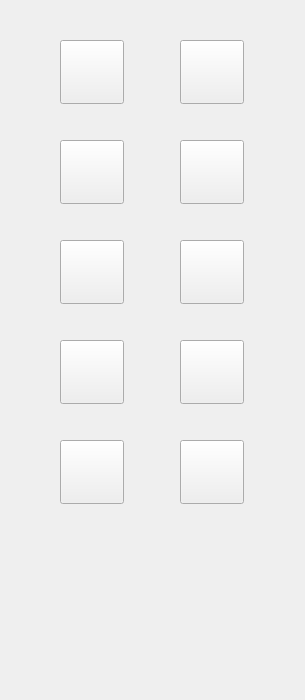
          <widget class="QWidget" name="tab_5" >
           <property name="geometry" >
            <rect>
             <x>0</x>
             <y>0</y>
             <width>305</width>
             <height>700</height>
            </rect>
           </property>
           <attribute name="title" >
            <string>Textures</string>
           </attribute>
           <widget class="QToolButton" name="toolButton_11" >
            <property name="geometry" >
             <rect>
              <x>180</x>
              <y>140</y>
              <width>64</width>
              <height>64</height>
             </rect>
            </property>
            <property name="text" >
             <string/>
            </property>
            <property name="icon" >
             <iconset resource="../images/pantocrator.qrc" >
              <normaloff>:/smoke.png</normaloff>:/smoke.png</iconset>
            </property>
            <property name="iconSize" >
             <size>
              <width>32</width>
              <height>32</height>
             </size>
            </property>
           </widget>
           <widget class="QToolButton" name="toolButton_12" >
            <property name="geometry" >
             <rect>
              <x>180</x>
              <y>40</y>
              <width>64</width>
              <height>64</height>
             </rect>
            </property>
            <property name="text" >
             <string/>
            </property>
            <property name="icon" >
             <iconset resource="../images/pantocrator.qrc" >
              <normaloff>:/flame3.png</normaloff>:/flame3.png</iconset>
            </property>
            <property name="iconSize" >
             <size>
              <width>32</width>
              <height>32</height>
             </size>
            </property>
           </widget>
           <widget class="QToolButton" name="toolButton_13" >
            <property name="geometry" >
             <rect>
              <x>60</x>
              <y>140</y>
              <width>64</width>
              <height>64</height>
             </rect>
            </property>
            <property name="text" >
             <string/>
            </property>
            <property name="icon" >
             <iconset resource="../images/pantocrator.qrc" >
              <normaloff>:/FlowerBurst.jpg</normaloff>:/FlowerBurst.jpg</iconset>
            </property>
            <property name="iconSize" >
             <size>
              <width>32</width>
              <height>32</height>
             </size>
            </property>
           </widget>
           <widget class="QToolButton" name="toolButton_14" >
            <property name="geometry" >
             <rect>
              <x>60</x>
              <y>40</y>
              <width>64</width>
              <height>64</height>
             </rect>
            </property>
            <property name="text" >
             <string/>
            </property>
            <property name="icon" >
             <iconset resource="../images/pantocrator.qrc" >
              <normaloff>:/partbase.png</normaloff>:/partbase.png</iconset>
            </property>
            <property name="iconSize" >
             <size>
              <width>64</width>
              <height>64</height>
             </size>
            </property>
           </widget>
           <widget class="QToolButton" name="toolButton_15" >
            <property name="geometry" >
             <rect>
              <x>60</x>
              <y>240</y>
              <width>64</width>
              <height>64</height>
             </rect>
            </property>
            <property name="text" >
             <string/>
            </property>
            <property name="icon" >
             <iconset resource="../images/pantocrator.qrc" >
              <normaloff>:/Ice.png</normaloff>:/Ice.png</iconset>
            </property>
            <property name="iconSize" >
             <size>
              <width>64</width>
              <height>64</height>
             </size>
            </property>
           </widget>
           <widget class="QToolButton" name="toolButton_16" >
            <property name="geometry" >
             <rect>
              <x>180</x>
              <y>240</y>
              <width>64</width>
              <height>64</height>
             </rect>
            </property>
            <property name="text" >
             <string/>
            </property>
            <property name="icon" >
             <iconset resource="../images/pantocrator.qrc" >
              <normaloff>:/Electric.png</normaloff>:/Electric.png</iconset>
            </property>
            <property name="iconSize" >
             <size>
              <width>64</width>
              <height>64</height>
             </size>
            </property>
           </widget>
           <widget class="QToolButton" name="toolButton_17" >
            <property name="geometry" >
             <rect>
              <x>60</x>
              <y>340</y>
              <width>64</width>
              <height>64</height>
             </rect>
            </property>
            <property name="text" >
             <string/>
            </property>
            <property name="icon" >
             <iconset resource="../images/pantocrator.qrc" >
              <normaloff>:/Emp.png</normaloff>:/Emp.png</iconset>
            </property>
            <property name="iconSize" >
             <size>
              <width>64</width>
              <height>64</height>
             </size>
            </property>
           </widget>
           <widget class="QToolButton" name="toolButton_18" >
            <property name="geometry" >
             <rect>
              <x>180</x>
              <y>340</y>
              <width>64</width>
              <height>64</height>
             </rect>
            </property>
            <property name="text" >
             <string/>
            </property>
            <property name="icon" >
             <iconset resource="../images/pantocrator.qrc" >
              <normaloff>:/Laser.png</normaloff>:/Laser.png</iconset>
            </property>
            <property name="iconSize" >
             <size>
              <width>64</width>
              <height>64</height>
             </size>
            </property>
           </widget>
           <widget class="QToolButton" name="toolButton_19" >
            <property name="geometry" >
             <rect>
              <x>60</x>
              <y>440</y>
              <width>64</width>
              <height>64</height>
             </rect>
            </property>
            <property name="text" >
             <string/>
            </property>
            <property name="icon" >
             <iconset resource="../images/pantocrator.qrc" >
              <normaloff>:/Sonic.png</normaloff>:/Sonic.png</iconset>
            </property>
            <property name="iconSize" >
             <size>
              <width>64</width>
              <height>64</height>
             </size>
            </property>
           </widget>
           <widget class="QToolButton" name="toolButton_20" >
            <property name="geometry" >
             <rect>
              <x>180</x>
              <y>440</y>
              <width>64</width>
              <height>64</height>
             </rect>
            </property>
            <property name="text" >
             <string/>
            </property>
            <property name="icon" >
             <iconset resource="../images/pantocrator.qrc" >
              <normaloff>:/Virulent.png</normaloff>:/Virulent.png</iconset>
            </property>
            <property name="iconSize" >
             <size>
              <width>64</width>
              <height>64</height>
             </size>
            </property>
           </widget>
          </widget>
